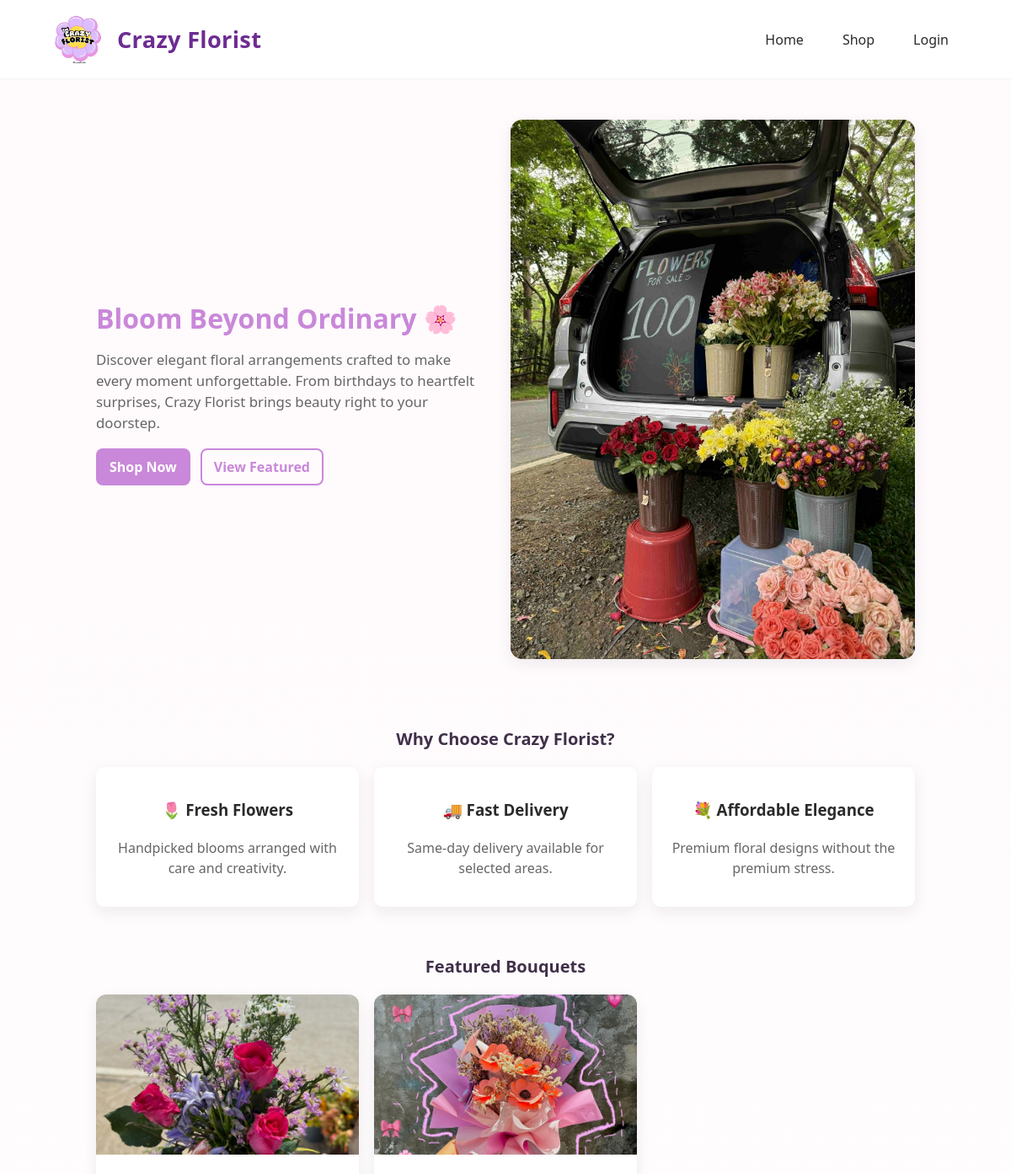
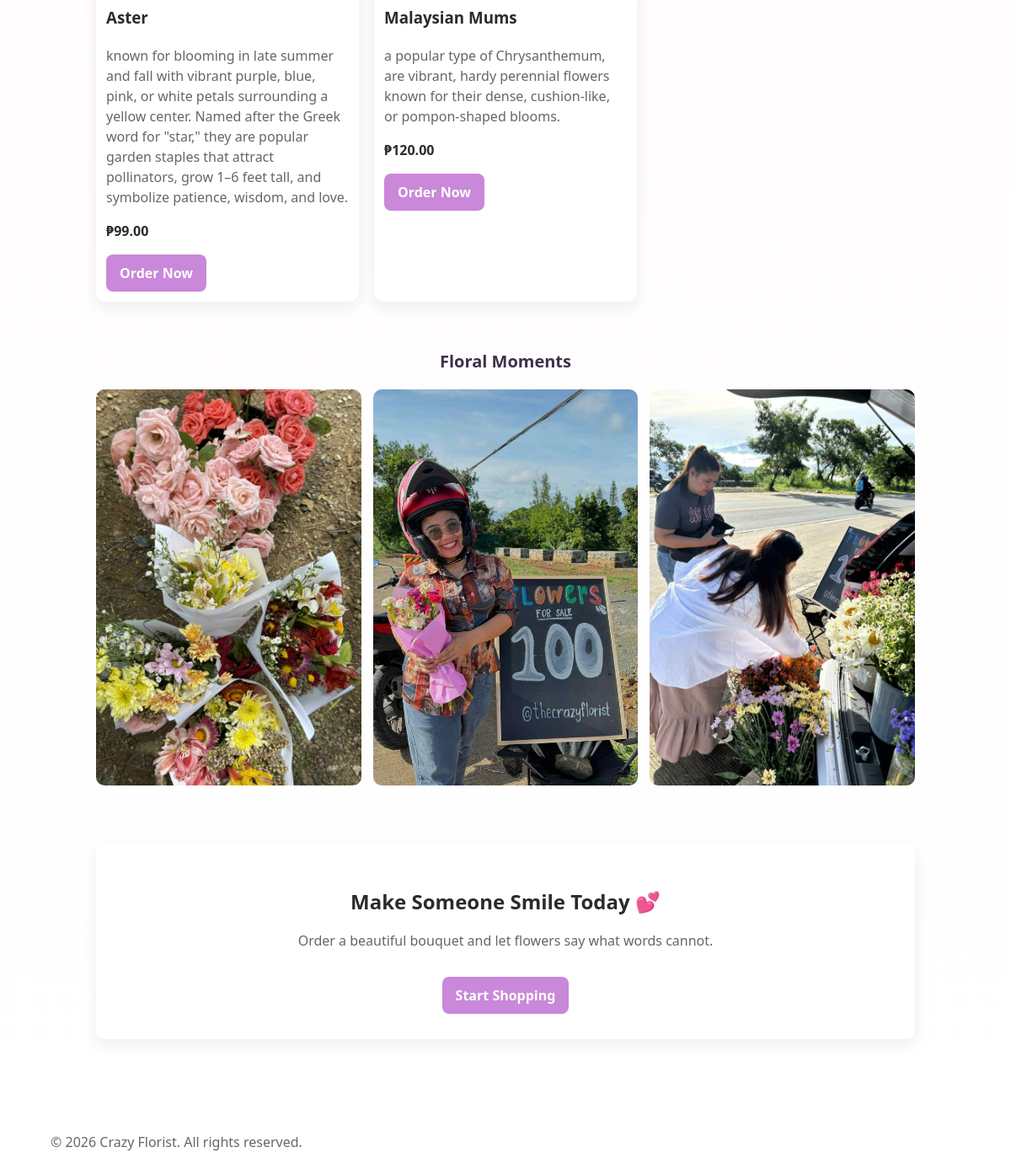
The page / on the database its author committed (2 pictures, top to bottom).
### tables this page shows
CREATE TABLE `products` (
  `id` int(11) NOT NULL,
  `product_name` varchar(150) NOT NULL,
  `description` text NOT NULL,
  `price` decimal(10,2) NOT NULL,
  `stock` int(11) NOT NULL,
  `category_id` int(11) DEFAULT NULL,
  `image` varchar(255) DEFAULT NULL,
  `featured` enum('yes','no') DEFAULT 'no',
  `created_at` timestamp NOT NULL DEFAULT current_timestamp()
);

### index.php (the view)
<?php
include 'includes/db.php';
include 'includes/header.php';
$featured = $conn->query("SELECT * FROM products WHERE featured = 1 LIMIT 3");
?>
<section class="hero">
  <div class="hero-grid container">
    <div class="hero-text">
      <h1>Bloom Beyond Ordinary 🌸</h1>
      <p>
        Discover elegant floral arrangements crafted to make every moment unforgettable.
        From birthdays to heartfelt surprises, Crazy Florist brings beauty right to your doorstep.
      </p>
      <div style="display:flex; gap:12px; flex-wrap:wrap; margin-top:18px;">
        <a href="shop.php" class="btn">Shop Now</a>
        <a href="#featured" class="btn btn-outline">View Featured</a>
      </div>
    </div>
    <div class="hero-image">
      <img src="..\CrazyFlorist\img\f (33).jpg" alt="Beautiful Flower Bouquet">
    </div>
  </div>
</section>
<section style="padding: 20px 0 40px;">
  <div class="container">
    <h2 class="section-title center">Why Choose Crazy Florist?</h2>
    <div class="cards">
      <div class="card center">
        <h3>🌷 Fresh Flowers</h3>
        <p class="muted">Handpicked blooms arranged with care and creativity.</p>
      </div>
      <div class="card center">
        <h3>🚚 Fast Delivery</h3>
        <p class="muted">Same-day delivery available for selected areas.</p>
      </div>
      <div class="card center">
        <h3>💐 Affordable Elegance</h3>
        <p class="muted">Premium floral designs without the premium stress.</p>
      </div>
    </div>
  </div>
</section>
<section id="featured" style="padding: 10px 0 40px;">
  <div class="container">
    <h2 class="section-title center">Featured Bouquets</h2>
    <div class="product-grid">
      <?php while($row = $featured->fetch_assoc()): ?>
        <div class="product-card">
          <img src="uploads/products/<?php echo $row['image']; ?>" alt="<?php echo htmlspecialchars($row['product_name']); ?>">
          <div class="product-body">
            <h3><?php echo htmlspecialchars($row['product_name']); ?></h3>
            <p class="muted"><?php echo htmlspecialchars($row['description']); ?></p>
            <p class="price">₱<?php echo number_format($row['price'], 2); ?></p>
            <a href="shop.php" class="btn">Order Now</a>
          </div>
        </div>
      <?php endwhile; ?>
    </div>
  </div>
</section>
<section style="padding: 10px 0 40px;">
  <div class="container">
    <h2 class="section-title center">Floral Moments</h2>
    <div class="gallery-grid">
      <img src="..\CrazyFlorist\img\f (32).jpg" alt="Flowers 1">
      <img src="..\CrazyFlorist\img\f (20).jpg" alt="Flowers 2">
      <img src="..\CrazyFlorist\img\f (36).jpg" alt="Flowers 3">
    </div>
  </div>
</section>
<section style="padding: 30px 0;">
  <div class="container">
    <div class="card center" style="padding:30px;">
      <h2 style="margin-bottom:10px;">Make Someone Smile Today 💕</h2>
      <p class="muted">Order a beautiful bouquet and let flowers say what words cannot.</p>
      <a href="shop.php" class="btn" style="margin-top:15px;">Start Shopping</a>
    </div>
  </div>
</section>
<?php include 'includes/footer.php'; ?>

### css/style.css (style rules this page uses)
html { overflow-y: scroll; }
:root { --bg: #fffafc; --card: #fff; --primary: #c988d9; --accent: #f6c5e0; --muted: #666; --text: #2b2b2b; --radius: 12px; --container: 1100px; --gap: 1.25rem; --shadow: 0 6px 18px rgba(42,27,53,0.08); }
* { box-sizing:border-box; }
html,body { height:100%; }
body { margin:0; font-family: 'Poppins', system-ui, -apple-system, "Segoe UI", Roboto, "Helvetica Neue", Arial; color:var(--text); background: linear-gradient(180deg,#fffafc 0%, #fff 100%); -webkit-font-smoothing:antialiased; -moz-osx-font-smoothing:grayscale; line-height:1.5; padding-bottom:40px; }
.container { width:90%; max-width:var(--container); margin:0 auto; }
.hero { padding:48px 0; }
.hero-grid { display:grid; grid-template-columns: 1fr 480px; gap:32px; align-items:center; }
.hero-text h1 { font-size:2rem; margin:0 0 12px; color:var(--primary); }
.hero-text p { margin:0 0 16px; color:var(--muted); font-size:1.05rem; }
.hero-image img { width:100%; border-radius:14px; box-shadow:var(--shadow); }
.section-title { font-size:1.25rem; margin:6px 0 18px; color:#40304a; }
.cards { display:flex; gap:18px; flex-wrap:wrap; }
.card { background:var(--card); border-radius:10px; padding:18px; flex:1; min-width:200px; box-shadow:var(--shadow); }
.product-grid { display:grid; grid-template-columns: repeat(3, 1fr); gap:18px; }
.product-card, .product { background:var(--card); border-radius:12px; overflow:hidden; box-shadow:var(--shadow); text-decoration:none; color:inherit; display:block; }
.product-card img, .product img { width:100%; height:190px; object-fit:cover; display:block; }
.product-body, .product-info { padding:12px; }
.muted { color:var(--muted); }
.price { font-weight:600; margin-top:8px; }
.gallery-grid { display:grid; grid-template-columns: repeat(3, 1fr); gap:14px; margin-top:14px; }
.gallery-grid img { width:100%; height:470px; object-fit:cover; border-radius:10px; display:block; }
.btn { display:inline-block; background:var(--primary); color:#fff; text-decoration:none; padding:10px 16px; border-radius:8px; font-weight:600; transition:0.3s ease; border:none; cursor:pointer; }
.btn-outline { background:transparent; border:2px solid var(--primary); color:var(--primary); padding:8px 14px; }
.center { text-align:center; }

### rows shown on the page
products: image (picture), product_name "Aster", description "known for blooming in late summer and fall with vibrant purple, blue, pink, or white petals surrounding a yellow center. Named after the Greek word for \"star,\" they are popular garden staples that attract pollinators, grow 1–6 feet tall, and symbolize patience, wisdom, and love.", price "99.00"
products: image (picture), product_name "Malaysian Mums", description "a popular type of Chrysanthemum, are vibrant, hardy perennial flowers known for their dense, cushion-like, or pompon-shaped blooms.", price "120.00"
